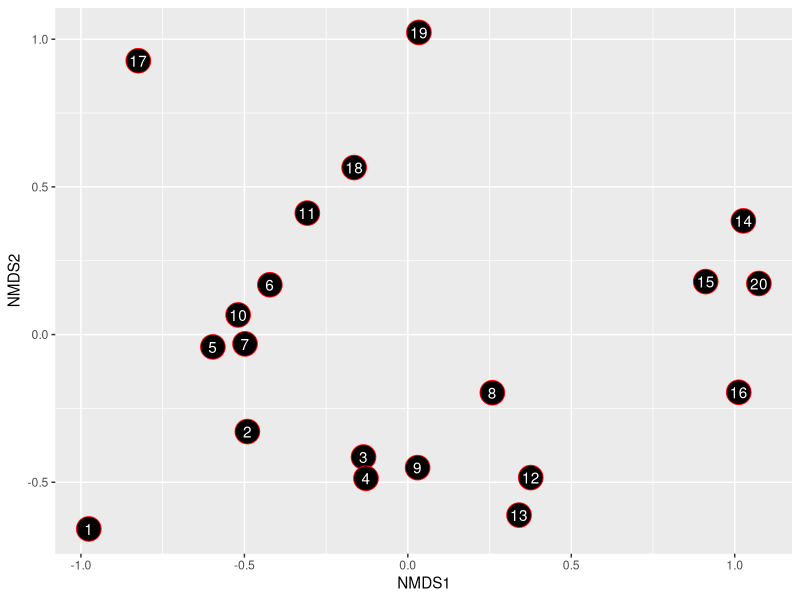
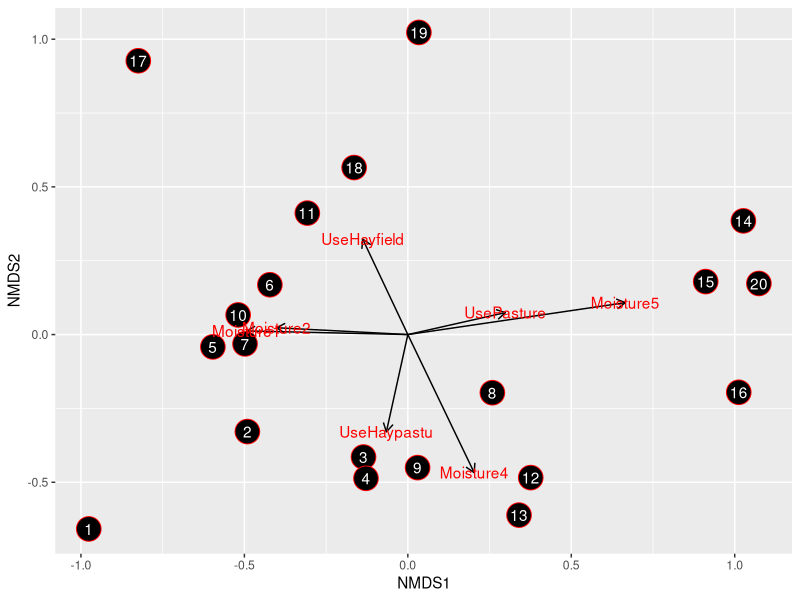
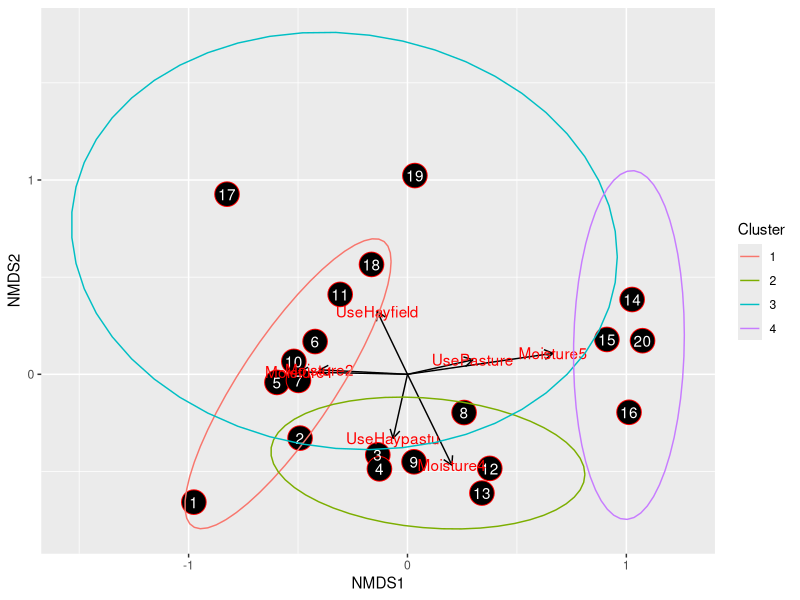
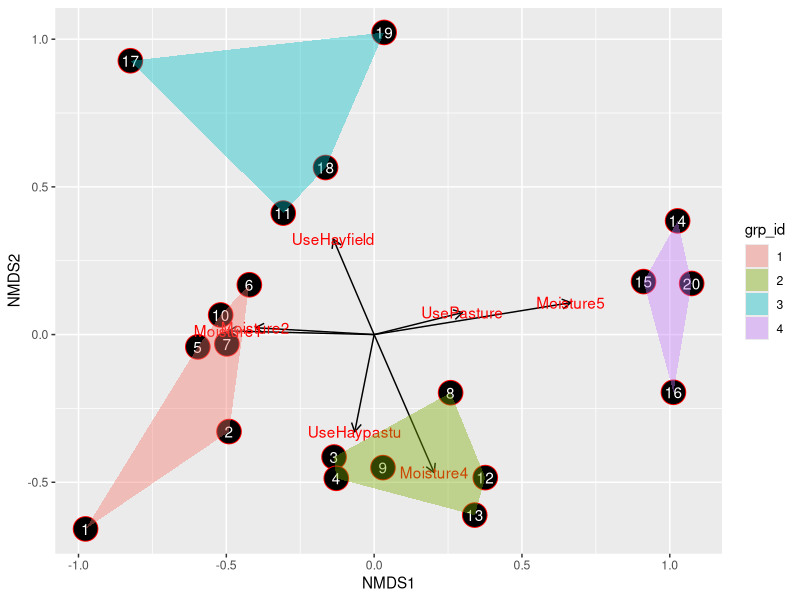
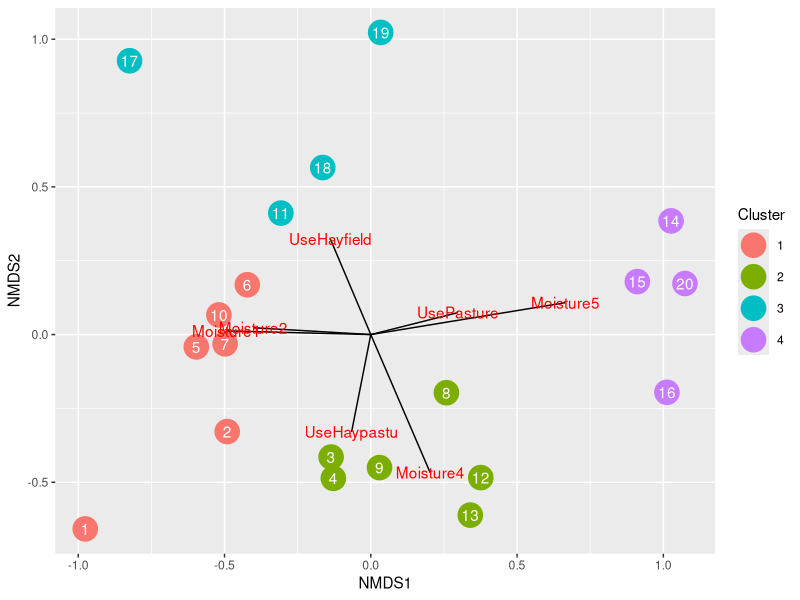

The R source for these figures, in order:
## ---- chunk 1
knitr::opts_chunk$set(
  comment = "R>", 
  warning = FALSE, 
  message = FALSE
)
## ---- chunk 2
# Load libraries
library(tidyverse)
library(ggpubr)
library(vegan)

# Load built-in data
data("dune")
data("dune.env")
## ---- chunk 3
dune_MDS_1 <- metaMDS(dune)
## ---- chunk 4
# Standardise data
dune_stand <- decostand(dune, method = "total")

# Create Bray-Curtis dissimilarity matrix
dune_dist <- vegdist(dune_stand, method = "bray")

# Create distance matrix
dune_MDS_2 <- metaMDS(dune_dist)
## ---- chunk 5
# Default MDS settings
dune_MDS_1$stress

# Determined settings
dune_MDS_2$stress
## ---- chunk 6
# Convert for ggplot
dune_MDS_points <- data.frame(site = 1:nrow(dune)) %>%
  mutate(x = as.numeric(dune_MDS_2$points[ ,1]),
         y = as.numeric(dune_MDS_2$points[ ,2]))

# Visualise with ggplot
ggplot(data = dune_MDS_points, aes(x = x, y = y)) +
  geom_point(size = 8, shape = 21, fill = "black", colour = "red") +
  geom_text(aes(label = site), colour = "white") +
  labs(x = "NMDS1", y = "NMDS2")
## ---- chunk 7
dune_envfit <- envfit(dune_MDS_2 ~ Moisture + Use, data = dune.env)
dune_envfit
## ---- chunk 8
# Extract the envfit vector values
dune_envfit_df <- data.frame(dune_envfit$factors$centroids) %>%
  mutate(factors = row.names(.)) %>%
  rename(x = NMDS1, y = NMDS2)

# Visualise environmental fits
ggplot(data = dune_MDS_points, aes(x = x, y = y)) +
  geom_point(size = 8, shape = 21, fill = "black", colour = "red") +
  geom_text(aes(label = site), colour = "white") +
  geom_segment(data = dune_envfit_df, arrow = arrow(length = unit(0.25, "cm")),
               aes(x = 0, y = 0, xend = x, yend = y)) +
  geom_text(data = dune_envfit_df, colour = "red", 
            aes(x = x, y = y, label = factors)) +
  labs(x = "NMDS1", y = "NMDS2")
## ---- chunk 9
# Create dendrogram
  # Note that this must be run on a distance matrix
dune_clust <- hclust(dune_dist, "ward.D")

# Extract clusters
  # In this case we have decided on four clusters
dune_grp <- cutree(dune_clust, 4)

# Extract groups for plotting
dune_MDS_points <- dune_MDS_points %>% 
  mutate(grp_id = as.factor(dune_grp))
## ---- chunk 10
ggplot(data = dune_MDS_points, aes(x = x, y = y)) +
  geom_point(size = 8, shape = 21, fill = "black", colour = "red") +
  geom_text(aes(label = site), colour = "white") +
  geom_segment(data = dune_envfit_df, arrow = arrow(length = unit(0.25, "cm")),
               aes(x = 0, y = 0, xend = x, yend = y)) +
  geom_text(data = dune_envfit_df, colour = "red", 
            aes(x = x, y = y, label = factors)) +
  # The ellipses
  stat_ellipse(aes(colour = grp_id), type = "t") + 
  #
  labs(x = "NMDS1", y = "NMDS2", colour = "Cluster")
## ---- chunk 11
ggplot(data = dune_MDS_points, aes(x = x, y = y)) +
  geom_point(size = 8, shape = 21, fill = "black", colour = "red") +
  geom_text(aes(label = site), colour = "white") +
  geom_segment(data = dune_envfit_df, arrow = arrow(length = unit(0.25, "cm")),
               aes(x = 0, y = 0, xend = x, yend = y)) +
  geom_text(data = dune_envfit_df, colour = "red", 
            aes(x = x, y = y, label = factors)) +
  # The custom made polygons
  stat_chull(geom = "polygon", aes(fill = grp_id), alpha = 0.4) +
  #
  labs(x = "NMDS1", y = "NMDS2")
## ---- chunk 12
ggplot(data = dune_MDS_points, aes(x = x, y = y)) +
  # Changing point aesthetics
  geom_point(size = 8, aes(colour = grp_id)) +
  #
  geom_text(aes(label = site), colour = "white") +
  geom_segment(data = dune_envfit_df, 
               aes(x = 0, y = 0, xend = x, yend = y)) +
  geom_text(data = dune_envfit_df, colour = "red",
            aes(label = factors)) +
  labs(x = "NMDS1", y = "NMDS2", colour = "Cluster")
## ---- chunk 13
diversity(dune)
## ---- chunk 14
anosim(dune_dist, dune_grp)
